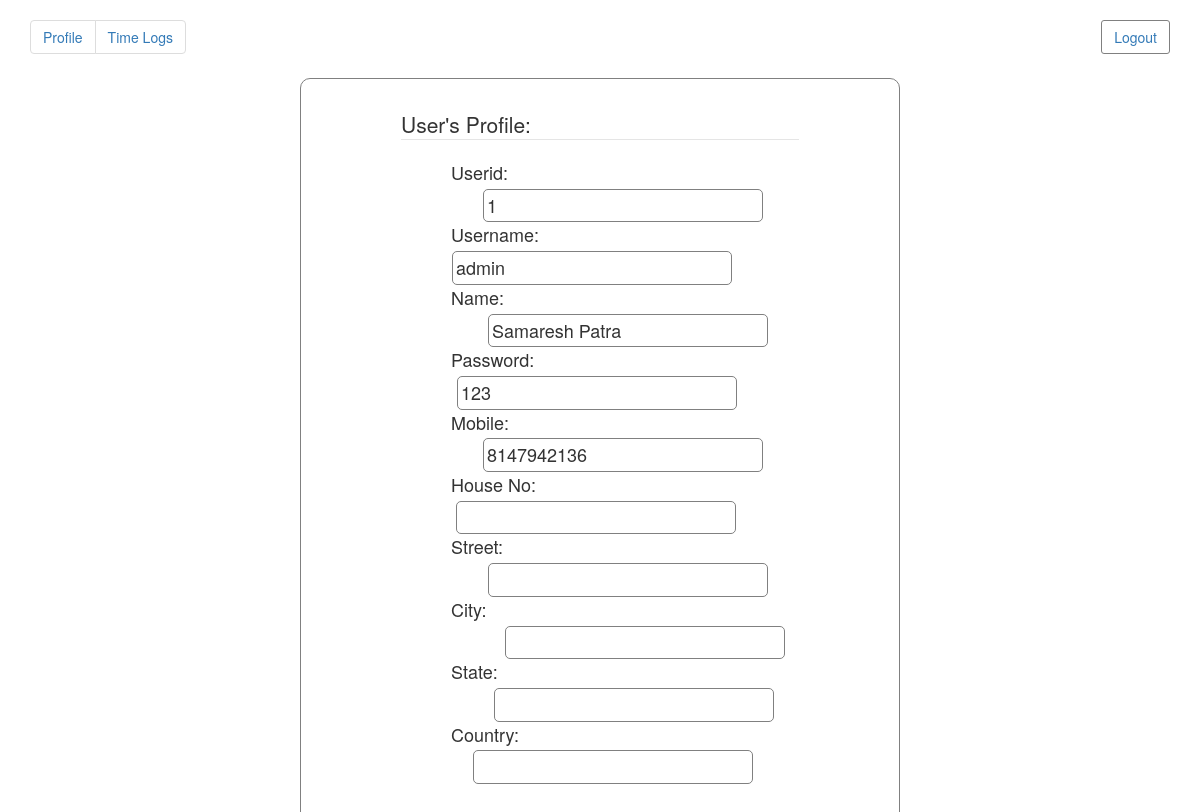
Screenshot of /mod2/homepage.php (signed in) with the database file from the repository.
### tables this page shows
CREATE TABLE IF NOT EXISTS `user` (
  `user_id` int(11) NOT NULL AUTO_INCREMENT,
  `name` varchar(50) DEFAULT NULL,
  `user_name` varchar(50) DEFAULT NULL,
  `password` varchar(50) DEFAULT NULL,
  `mobile` varchar(11) DEFAULT NULL,
  `house_no` varchar(100) NOT NULL,
  `street` varchar(100) NOT NULL,
  `city` varchar(100) NOT NULL,
  `state` varchar(100) NOT NULL,
  `country` varchar(100) NOT NULL,
  PRIMARY KEY (`user_id`)
);

### mod2/homepage.php (the view, shortened to what this page needs)
<?php
	if($_SESSION['user_name'] != ''){
		$current_user_id = $_COOKIE['user'];
		$result = mysql_query("SELECT * FROM `user` WHERE user_id = '$current_user_id'");
		if($result > 0){
			$s = mysql_fetch_array($result);
		}
?>
<!DOCTYPE html>
<html>
	<head>
	  <link rel="stylesheet" href="http://maxcdn.bootstrapcdn.com/bootstrap/3.3.4/css/bootstrap.min.css">
	</head>
	<body>
		<div class="container">
		  <ul class="pagination">
			<li><a href="homepage.php"> Profile </a></li>
			<li><a href="timelog.php"> Time Logs </a></li>
		  </ul>
		  <button class="btn">
			<a href="logout.php"> Logout </a>
		  </button>
		</div>
		<div class="outside">
			<fieldset class="view">
				<legend> User's Profile: </legend>
				<div class="field">
					Userid: <input type='text' class="txt" name='' value="<?php echo $s['user_id']; ?>" readonly style="margin-left:32px;">
				</div>
				<div class="field">
					Username: <input type='text' class="txt" name='' value="<?php echo $s['user_name']; ?>" readonly style="margin-left:1px;">
				</div>
				<div class="field">
					Name: <input type='text' class="txt" name='' value="<?php echo $s['name']; ?>" readonly style="margin-left:37px;">
				</div>
				<div class="field">
					Password: <input type='text' class="txt" name='' value="<?php echo $s['password']; ?>" readonly style="margin-left:6px;">
				</div>
				<div class="field">
					Mobile: <input type='text' class="txt" name='' value="<?php echo $s['mobile']; ?>" readonly style="margin-left:32px;">
				</div>
				<div class="field">
					House No: <input type='text' class="txt" name='' value="<?php echo $s['house_no']; ?>" readonly style="margin-left:5px;">
				</div>
				<div class="field">
					Street: <input type='text' class="txt" name='' value="<?php echo $s['street']; ?>" readonly style="margin-left:37px;">
				</div>
				<div class="field">
					City: <input type='text' class="txt" name='' value="<?php echo $s['city']; ?>" readonly style="margin-left:54px;">
				</div>
				<div class="field">
					State: <input type='text' class="txt" name='' value="<?php echo $s['state']; ?>" readonly style="margin-left:43px;">
				</div>
				<div class="field">
					Country: <input type='text' class="txt" name='' value="<?php echo $s['country']; ?>" readonly style="margin-left:22px;">
				</div>
				<br><br>
			</fieldset>
		</div>
	</body>
</html>
<?php
	}else{
		header('Location:login.php');
	}
?>

### mod2/homepage.php (style rules this page uses)
.view { margin-left:100px;margin-right:100px;margin-top: 30px;font-size:18px; }
.outside { border:1px solid gray;margin-left:300px;margin-right:300px;border-radius:10px; }
.field { margin-left:50px; }
.txt { padding:3px;border:1px solid gray;margin-top:3px;width:280px; border-radius:5px; }
.btn { float:right; margin-top:20px; border-radius:3px; background-color:white; border:1px solid gray; }

### rows the page displays
user: user_id "1", user_name "admin", name "Samaresh Patra", password "123", mobile "8147942136"
